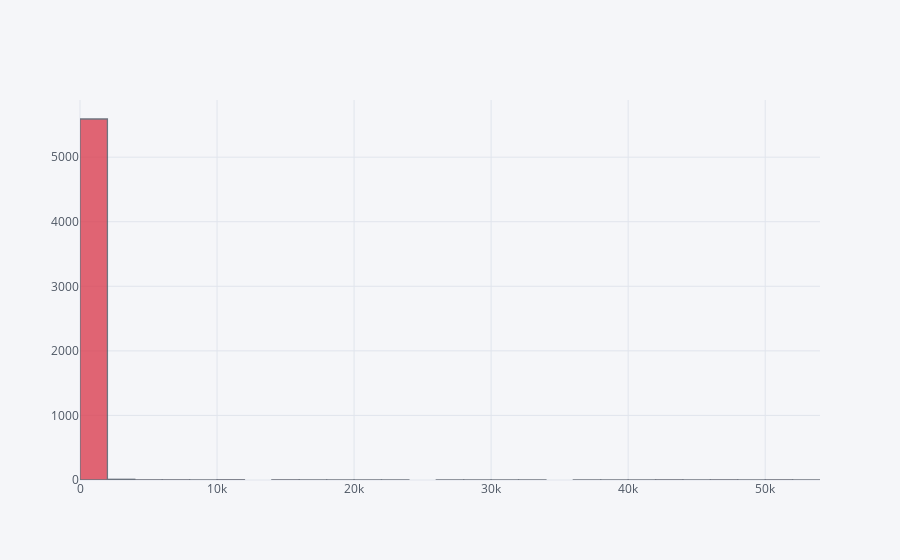

Notebook code for this chart:
### Code cell
import cufflinks as cf
cf.go_offline()
import warnings
warnings.filterwarnings('ignore')
data['Recovered'].iplot(kind='hist',bins=40,color='red')

### Figure 1 — Plotly figure (JSON) as saved in the notebook; plotly's stock layout.template omitted (floating-point values rounded to 4 significant figures; data arrays with more than 128 entries replaced by an {"elided": "..."} marker saying what was removed)
{"data": [{"histfunc": "count", "histnorm": "", "marker": {"color": "rgba(219, 64, 82, 1.0)", "line": {"color": "#4D5663", "width": 1.3}}, "name": "Recovered", "nbinsx": 40, "opacity": 0.8, "orientation": "v", "type": "histogram", "uid": "a627bd63-9e66-4d53-aff4-8a42528a0db8", "x": {"elided": "5632 int values"}}], "layout": {"barmode": "overlay", "legend": {"bgcolor": "#F5F6F9", "font": {"color": "#4D5663"}}, "paper_bgcolor": "#F5F6F9", "plot_bgcolor": "#F5F6F9", "title": {"font": {"color": "#4D5663"}}, "xaxis": {"gridcolor": "#E1E5ED", "showgrid": true, "tickfont": {"color": "#4D5663"}, "title": {"font": {"color": "#4D5663"}, "text": ""}, "zerolinecolor": "#E1E5ED"}, "yaxis": {"gridcolor": "#E1E5ED", "showgrid": true, "tickfont": {"color": "#4D5663"}, "title": {"font": {"color": "#4D5663"}, "text": ""}, "zerolinecolor": "#E1E5ED"}}}
